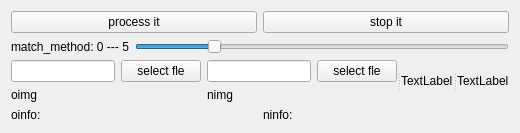
      <widget class="QWidget" name="tab_18">
       <attribute name="title">
        <string>tplmatch</string>
       </attribute>
       <layout class="QVBoxLayout" name="verticalLayout_23">
        <item>
         <layout class="QVBoxLayout" name="verticalLayout_22">
          <item>
           <layout class="QHBoxLayout" name="horizontalLayout_93">
            <item>
             <widget class="QPushButton" name="pushButton_91">
              <property name="text">
               <string>process it</string>
              </property>
             </widget>
            </item>
            <item>
             <widget class="QPushButton" name="pushButton_92">
              <property name="text">
               <string>stop it</string>
              </property>
             </widget>
            </item>
           </layout>
          </item>
          <item>
           <layout class="QHBoxLayout" name="horizontalLayout_95">
            <item>
             <widget class="QLabel" name="label_126">
              <property name="text">
               <string>match_method: 0 --- 5</string>
              </property>
             </widget>
            </item>
            <item>
             <widget class="QSlider" name="horizontalSlider_27">
              <property name="maximum">
               <number>5</number>
              </property>
              <property name="singleStep">
               <number>1</number>
              </property>
              <property name="pageStep">
               <number>1</number>
              </property>
              <property name="value">
               <number>1</number>
              </property>
              <property name="orientation">
               <enum>Qt::Horizontal</enum>
              </property>
             </widget>
            </item>
           </layout>
          </item>
          <item>
           <widget class="QSplitter" name="splitter_8">
            <property name="sizePolicy">
             <sizepolicy hsizetype="Expanding" vsizetype="Expanding">
              <horstretch>0</horstretch>
              <verstretch>0</verstretch>
             </sizepolicy>
            </property>
            <property name="orientation">
             <enum>Qt::Horizontal</enum>
            </property>
            <widget class="QWidget" name="layoutWidget1">
             <layout class="QGridLayout" name="gridLayout_8">
              <item row="0" column="0">
               <layout class="QHBoxLayout" name="horizontalLayout_30">
                <item>
                 <widget class="QLineEdit" name="lineEdit_47"/>
                </item>
                <item>
                 <widget class="QPushButton" name="pushButton_95">
                  <property name="text">
                   <string>select fle</string>
                  </property>
                 </widget>
                </item>
               </layout>
              </item>
              <item row="0" column="1">
               <layout class="QHBoxLayout" name="horizontalLayout_31">
                <item>
                 <widget class="QLineEdit" name="lineEdit_48"/>
                </item>
                <item>
                 <widget class="QPushButton" name="pushButton_96">
                  <property name="text">
                   <string>select fle</string>
                  </property>
                 </widget>
                </item>
               </layout>
              </item>
              <item row="1" column="0">
               <widget class="QLabel" name="label_127">
                <property name="sizePolicy">
                 <sizepolicy hsizetype="Preferred" vsizetype="Expanding">
                  <horstretch>0</horstretch>
                  <verstretch>0</verstretch>
                 </sizepolicy>
                </property>
                <property name="text">
                 <string>oimg</string>
                </property>
               </widget>
              </item>
              <item row="1" column="1">
               <layout class="QGridLayout" name="gridLayout_24">
                <item row="0" column="0">
                 <widget class="QLabel" name="label_128">
                  <property name="sizePolicy">
                   <sizepolicy hsizetype="Preferred" vsizetype="Preferred">
                    <horstretch>0</horstretch>
                    <verstretch>0</verstretch>
                   </sizepolicy>
                  </property>
                  <property name="text">
                   <string>nimg</string>
                  </property>
                 </widget>
                </item>
               </layout>
              </item>
             </layout>
            </widget>
            <widget class="QLabel" name="label_37">
             <property name="text">
              <string>TextLabel</string>
             </property>
            </widget>
            <widget class="QLabel" name="label_41">
             <property name="text">
              <string>TextLabel</string>
             </property>
            </widget>
           </widget>
          </item>
          <item>
           <layout class="QHBoxLayout" name="horizontalLayout_96">
            <item>
             <widget class="QLabel" name="label_129">
              <property name="sizePolicy">
               <sizepolicy hsizetype="Preferred" vsizetype="Minimum">
                <horstretch>0</horstretch>
                <verstretch>0</verstretch>
               </sizepolicy>
              </property>
              <property name="maximumSize">
               <size>
                <width>16777215</width>
                <height>32</height>
               </size>
              </property>
              <property name="text">
               <string>oinfo:</string>
              </property>
             </widget>
            </item>
            <item>
             <widget class="QLabel" name="label_130">
              <property name="sizePolicy">
               <sizepolicy hsizetype="Preferred" vsizetype="Minimum">
                <horstretch>0</horstretch>
                <verstretch>0</verstretch>
               </sizepolicy>
              </property>
              <property name="maximumSize">
               <size>
                <width>16777215</width>
                <height>32</height>
               </size>
              </property>
              <property name="text">
               <string>ninfo:</string>
              </property>
             </widget>
            </item>
           </layout>
          </item>
         </layout>
        </item>
       </layout>
      </widget>
